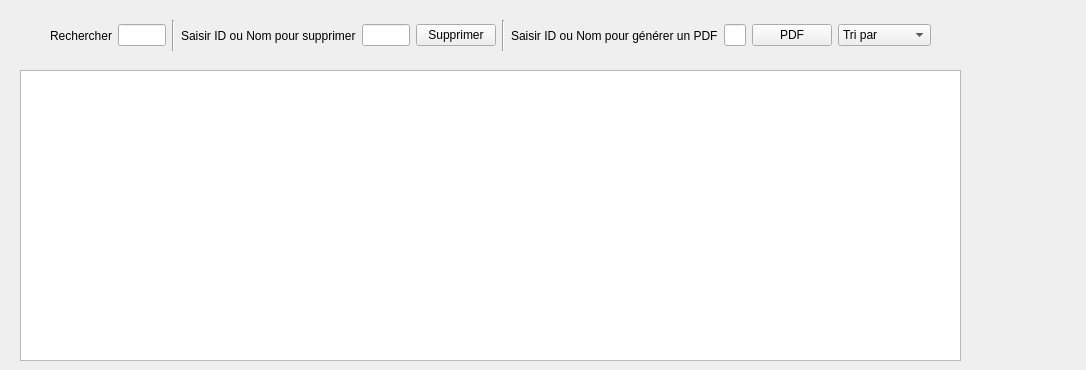
      <widget class="QWidget" name="tab_4">
       <attribute name="title">
        <string>Consulter</string>
       </attribute>
       <widget class="QTableView" name="tab_emp">
        <property name="geometry">
         <rect>
          <x>20</x>
          <y>70</y>
          <width>941</width>
          <height>291</height>
         </rect>
        </property>
       </widget>
       <widget class="QLabel" name="label_22">
        <property name="geometry">
         <rect>
          <x>1030</x>
          <y>30</y>
          <width>47</width>
          <height>14</height>
         </rect>
        </property>
        <property name="text">
         <string/>
        </property>
       </widget>
       <widget class="QWidget" name="layoutWidget_4">
        <property name="geometry">
         <rect>
          <x>50</x>
          <y>20</y>
          <width>881</width>
          <height>31</height>
         </rect>
        </property>
        <layout class="QHBoxLayout" name="horizontalLayout_6">
         <item>
          <layout class="QHBoxLayout" name="horizontalLayout_5">
           <item>
            <layout class="QHBoxLayout" name="horizontalLayout_4">
             <item>
              <layout class="QHBoxLayout" name="horizontalLayout_3">
               <item>
                <widget class="QLabel" name="label_23">
                 <property name="text">
                  <string>Rechercher</string>
                 </property>
                </widget>
               </item>
               <item>
                <widget class="QLineEdit" name="le_rechercher"/>
               </item>
              </layout>
             </item>
             <item>
              <widget class="Line" name="line">
               <property name="orientation">
                <enum>Qt::Vertical</enum>
               </property>
              </widget>
             </item>
             <item>
              <layout class="QHBoxLayout" name="horizontalLayout_7">
               <item>
                <layout class="QHBoxLayout" name="horizontalLayout_8">
                 <item>
                  <widget class="QLabel" name="label_24">
                   <property name="text">
                    <string>Saisir ID ou Nom pour supprimer</string>
                   </property>
                  </widget>
                 </item>
                 <item>
                  <widget class="QLineEdit" name="le_supprimer"/>
                 </item>
                </layout>
               </item>
               <item>
                <widget class="QPushButton" name="pb_supprimer_2">
                 <property name="text">
                  <string>Supprimer</string>
                 </property>
                </widget>
               </item>
              </layout>
             </item>
            </layout>
           </item>
           <item>
            <widget class="Line" name="line_2">
             <property name="orientation">
              <enum>Qt::Vertical</enum>
             </property>
            </widget>
           </item>
           <item>
            <widget class="QLabel" name="label_25">
             <property name="text">
              <string>Saisir ID ou Nom pour générer un PDF</string>
             </property>
            </widget>
           </item>
           <item>
            <widget class="QLineEdit" name="le_pdf"/>
           </item>
           <item>
            <widget class="QPushButton" name="pb_pdf">
             <property name="text">
              <string>PDF</string>
             </property>
            </widget>
           </item>
          </layout>
         </item>
         <item>
          <widget class="QComboBox" name="cb_tri">
           <item>
            <property name="text">
             <string>Tri par</string>
            </property>
           </item>
           <item>
            <property name="text">
             <string>ID ASC</string>
            </property>
           </item>
           <item>
            <property name="text">
             <string>ID DESC</string>
            </property>
           </item>
           <item>
            <property name="text">
             <string>Nom ASC</string>
            </property>
           </item>
           <item>
            <property name="text">
             <string>Nom DESC</string>
            </property>
           </item>
          </widget>
         </item>
        </layout>
       </widget>
      </widget>
